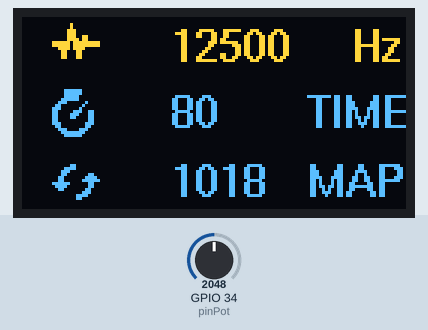
This sketch was run on a simulated ESP32. Shown: 128×64 one-colour display. The inputs (shaded band) are chosen by the test bench; at power-on: GPIO 34 (pinPot) = 2048 (analog values on the 0–4095 scale). The OLED is the two-colour kind (top 16 rows yellow); what the sketch prints to the serial monitor is not drawn.

Above: at 6.2 s.
6.3 s: GPIO 34 (pinPot) set to 2866
At 8.0 s:
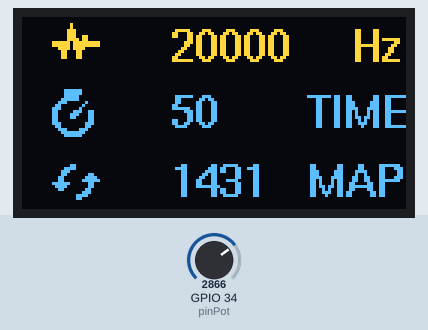
8.1 s: GPIO 34 (pinPot) set to 3603
At 9.63 s:
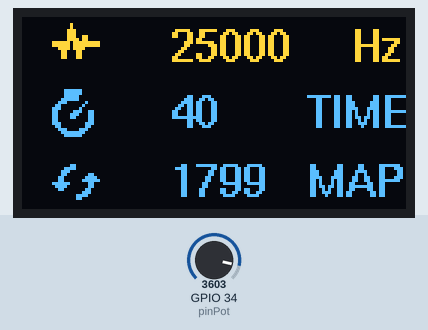
9.7 s: GPIO 34 (pinPot) set to 0
At 11.8 s:
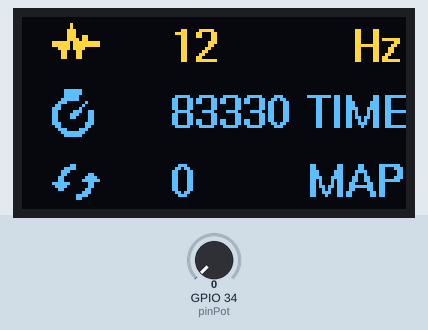
Timing chart, 0 to 13.3 s (numbered marks = the images above; inputs shaded):
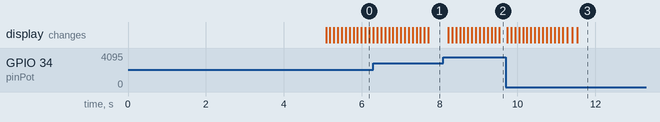

Measured:
- after the input at 8.1 s, the display: first changes after 0.12 s (image 2 shows a later state)
- after the input at 9.7 s, the display: first changes at once (image 3 shows a later state)

The sketch:

rotaryPulser32.ino
```cpp
/*
* Pulsgever
*
*   +--+     +--+
* A |  |     |  |
* --+  +-----+  +-----
*
*     +--+     +--+
*   B |  |     |  |
* ----+  +-----+  +----
*
* Connect lineair potmeter 10K between 3V3, GND and GPIO34
*
*   3v3 -------+
*              |
*             +-+
*             | |
*             | |<--- GPIO34
*             | |
*             +-+
*              |
*   GND -------+
*/

#define _DEBUG  1 // 1 = print output, 0 = no prints (production)
#define pinKnop 13
#define pinA    26
#define pinB    18
#define pinPot  34
#define pinSDA  21
#define pinSCL  22

#include <WiFi.h>
#include <Wire.h>
#include <U8g2lib.h>


U8G2_SSD1306_128X64_NONAME_F_SW_I2C u8g2(U8G2_R0, /* clock=*/ 16, /* data=*/ 17, /* reset=*/ U8X8_PIN_NONE);   // ESP32 Thing, pure SW emulated I2C
//U8G2_SSD1106_128X64_NONAME_F_SW_I2C u8g2(U8G2_R0, /* clock=*/ 16, /* data=*/ 17, /* reset=*/ U8X8_PIN_NONE);   // ESP32 Thing, pure SW emulated I2C
uint32_t  tmpFrequency, frequency;
int32_t   potValue = 0;
uint32_t  readTimer;
bool      upCount = true;
uint32_t  period;
uint32_t  pulseDuration;
int32_t   pulseHigh;
int32_t   halfPulseHigh;

//====================================================================
void initOLED()
{
  //--- initialize the library
  u8g2.begin();

  u8g2.clearBuffer();          // clear the internal memory
  u8g2.setFont(u8g2_font_helvB08_tr); // choose a suitable font
  u8g2.drawStr(25, 10, "Willem");
  u8g2.drawStr(2, 30, "ENCODER SIMULATOR");
  u8g2.drawStr(2, 40, "FW: v1.2");
  u8g2.drawStr(2, 50, "D: 03072020");
  u8g2.drawStr(2, 60, "DEBUG Set 0-1");

  u8g2.sendBuffer();          // transfer internal memory to the display

} // initOLED()


//====================================================================
void debugOLED()
{
  u8g2.clearBuffer();         // clear the internal memory
  u8g2.setCursor(64, 32);
  u8g2.setFont(u8g2_font_open_iconic_thing_6x_t);
  u8g2.print(char(77));       // pot
  u8g2.sendBuffer();          // transfer internal memory to the display

} // debugOLED()


//====================================================================
void updateOLED()
{
  //--- display frequency on OLED display
  //--- make use of:
  //---  > 'frequency'
  //---  > 'potValue'
  //---  > 'pulseDuration'
  //--- You really don't need anything else
  u8g2.clearBuffer();          // clear the internal memory;
  u8g2.setCursor(50, 15);
  u8g2.setFont(u8g2_font_helvB10_tr); // choose a suitable font
  u8g2.print(frequency);
  u8g2.drawStr(110, 15, "Hz");   // put string of display at position X, Y
  u8g2.setCursor(10, 17);
  u8g2.setFont(u8g2_font_open_iconic_embedded_2x_t);
  u8g2.print(char(70)); // pulse
  u8g2.setFont(u8g2_font_helvB10_tr); // choose a suitable font
  u8g2.setCursor(50, 37);
  u8g2.print(pulseDuration);
  u8g2.drawStr(95, 37, "TIME");   // put string of display at position X, Y
  u8g2.setCursor(10, 40);
  u8g2.setFont(u8g2_font_open_iconic_app_2x_t);
  u8g2.print(char(72)); // pot
  u8g2.setFont(u8g2_font_helvB10_tr); // choose a suitable font
  u8g2.setCursor(50, 60);
  u8g2.print(potValue);
  u8g2.drawStr(95, 60, "MAP");   // put string of display at position X, Y
  u8g2.setCursor(10, 63);
  u8g2.setFont(u8g2_font_open_iconic_arrow_2x_t);
  u8g2.print(char(87)); // pot
  u8g2.sendBuffer();          // transfer internal memory to the display

} // updateDisplay()


//====================================================================
void makePulses()
{
  digitalWrite(pinA, HIGH);
  delayMicroseconds(halfPulseHigh);
  digitalWrite(pinB, HIGH);
  delayMicroseconds(halfPulseHigh);
  digitalWrite(pinA, LOW);
  delayMicroseconds(halfPulseHigh);
  digitalWrite(pinB, LOW);
  while(period > micros()) { /* just wait */ }

  //--- period is used to fill the right pulse-duration
  period = micros() + pulseDuration; // do NOT remove this line on this place!!!

} // makePulses()


//====================================================================
// reads value of [pinPot]
// converts potValue to frequency
// > 0 = 10 Hz, 2047 = 25.000Hz
// returns:
//     - potValue (0-2047) B11111111111 => 2047Dec
//     - frequency (Hz)
void readPotmeter()
{
  potValue = (potValue + potValue + analogRead(pinPot)) / 3;
  if (_DEBUG) { Serial.print("potValue:\t"); Serial.print(potValue); }

  //--- calculate tmpFreq
  tmpFrequency = (potValue + 1) * (25000 / 2048);

  //--- calculate duration of the pulse
  pulseDuration = round((100000 / tmpFrequency) * 10);  // microSeconds
  if (_DEBUG) { Serial.print(" \tDuration:\t"); Serial.print(pulseDuration); }

  //--- due to rounding errors (we work only with integers)
  //--- we now calculate the real frequency according to the (rounded) duration
  frequency = 1000000 / pulseDuration;
  if (_DEBUG) { Serial.print(" \tfrequency:\t"); Serial.print(frequency); }

  //--- calculate the time the 'A' pulse has to be HIGH
  pulseHigh     = pulseDuration / 3;  // 33%
  if (_DEBUG) { Serial.print(" \tHIGH:\t"); Serial.println(pulseHigh); }

  //--- the 'B' pulse will follow halfway the pulseHigh
  halfPulseHigh = pulseHigh / 2;

} // readPotmeter()


//====================================================================
void setup() {
  Serial.begin(115200);
  while(!Serial) { /* wait a bit */ }
  //--- initialize OLED library/display
  initOLED();
  Serial.println("\r\nLets start pulsing ...\r\n");

  delay(5000);

  //--- it seems WiFi will influence ADC convertors
  WiFi.mode(WIFI_OFF);
  //--- just to be sure: also stop the BT transmitter
  btStop();

  //--- set GPIO pins to the correct state
  pinMode(pinA,  OUTPUT);
  pinMode(pinB,  OUTPUT);
  pinMode(pinPot, INPUT);

  //--- ADC is 12 bit's but that's rather nervous
  //--- so set it to 11 bit
  analogReadResolution(11);
  //--- do a first read
  readPotmeter();
  Serial.println("\r");

  readTimer = millis();
  frequency = -1;

} // setup()


//====================================================================
void loop() {
  //--- read ADC and calculate all vars every 1 second
  if (millis() > readTimer)
  {
    readTimer = millis() + 100;
    readPotmeter();
    updateOLED();
  }

  //--- at last: make the 'A' and 'B' pulses
  makePulses();

} // loop()
```
